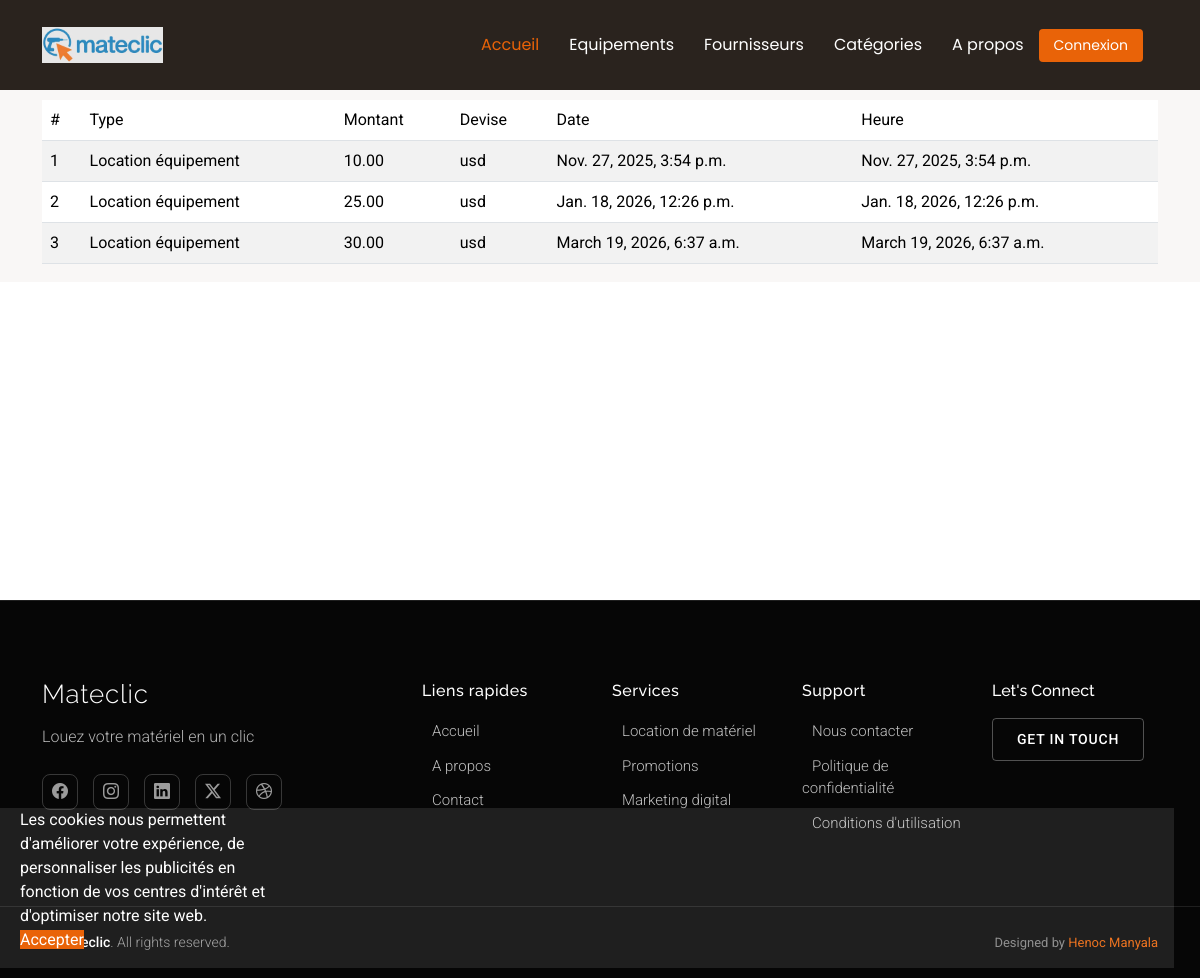
/public/dashboard/cashin/ (signed in), run on the app's committed database.
### public/models.py (models this page shows)
class Rent(models.Model):
    duration = models.fields.DecimalField(null=True, max_digits=100,decimal_places=1)
    equipment = models.ForeignKey(Equipment,null=True,on_delete=models.SET_NULL)
    quantity = models.fields.IntegerField(default=1)
    customer = models.ForeignKey(CustomUser,null=True,on_delete=models.CASCADE)
    state = models.fields.CharField(null=True,default="created")
    paymentMethod = models.fields.CharField(default="mobileMoney")
    numberPhone = models.fields.CharField(null=True)
    mobileMoneyPhone = models.fields.CharField(null=True)
    paymentToken = models.fields.CharField(null=True)
    paymentId = models.fields.CharField(null=True)
    rentStart= models.fields.DateTimeField(null=True)
    rentEnd= models.fields.DateTimeField(null=True)
    createdAt= models.fields.DateTimeField(auto_now=True)
    receiptCode = models.fields.CharField(null=True)
    rentTotalAmount = models.fields.DecimalField(null=True,max_digits=100,decimal_places=2)
    currency = models.fields.CharField(null=True,default="usd")

### public/views.py (the view)
# urls.py: path('public/dashboard/cashin/',publicviews.dashboard_cashin,name="dashboard-cashin"),
def dashboard_cashin(request):
    myuser = authent_session(request)
    if(myuser):
        cashInflows  = Rent.objects.filter(state="confirmed",equipment__owner=myuser)
    return render(request,'public/dashboard-cashin.html',{"cashInflowsList":cashInflows})

### public/views.py (called while the page is built)
def authent_session(request):
    myuser = request.user
    try:
        myuser = get_user_model().objects.get(id=myuser.id)
        if(not myuser == None):
            return myuser
        else:
            return False
    except:
        return False

### public/templates/public/dashboard-cashin.html (shortened to what this page needs)
{% extends 'public/base.html' %}
{% load static %}
    {% block content %}
   <section id="services" class="services section light-background">
      <div class="container" data-aos="fade-up" data-aos-delay="100">
        <table class="table table-striped">
            <thead>
                <tr>
                    <td>#</td><td>Type</td><td>Montant</td> <td>Devise</td> <td>Date</td><td>Heure</td>
                </tr>
            </thead>
            <tbody>
                {% for cashInflow in cashInflowsList %}
                <tr>
                    <td>{{forloop.counter}}</td><td>Location équipement</td> <td>{{cashInflow.rentTotalAmount}}</td> <td>{{cashInflow.currency}}</td><td>{{cashInflow.createdAt}}</td><td>{{cashInflow.createdAt}}</td>
                </tr>
                {% endfor %}
            </tbody>
        </table>
      </div>
    </section>
    {% endblock %}

### data on the page
Rent: rentTotalAmount "10.00", currency "usd", createdAt "Nov. 27, 2025, 3:54 p.m."
Rent: rentTotalAmount "25.00", currency "usd", createdAt "Jan. 18, 2026, 12:26 p.m."
Rent: rentTotalAmount "30.00", currency "usd", createdAt "March 19, 2026, 6:37 a.m."
